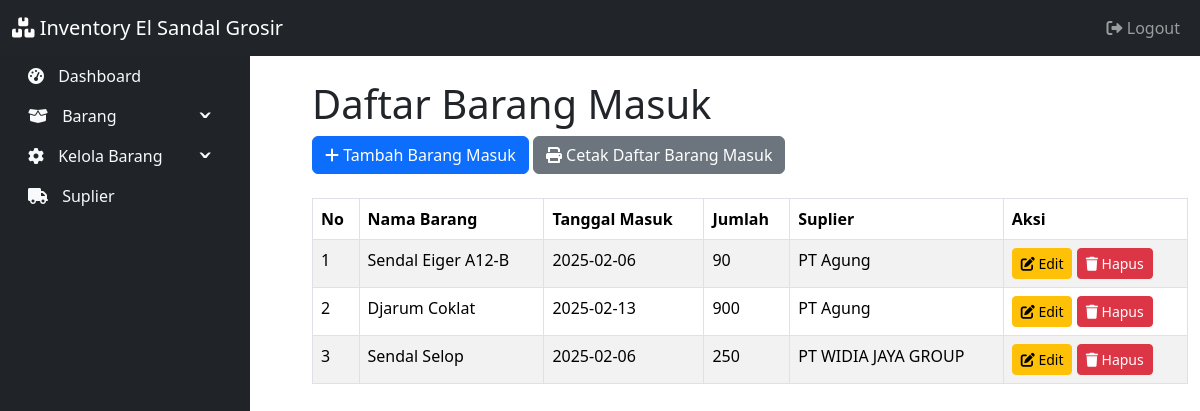
/halaman/barang_masuk.php (signed in), run on the app's committed database.
### tables this page shows
CREATE TABLE `masuk` (
  `id` int(11) NOT NULL,
  `barang_id` int(11) NOT NULL,
  `jumlah` int(11) NOT NULL,
  `id_suplier` int(11) NOT NULL,
  `tanggal_masuk` date NOT NULL
);

CREATE TABLE `barang` (
  `id` int(11) NOT NULL,
  `nama` varchar(255) NOT NULL,
  `kategori_id` int(11) NOT NULL,
  `ukuran_id` int(11) NOT NULL,
  `warna_id` int(11) NOT NULL,
  `stok` int(11) NOT NULL DEFAULT 0,
  `foto` varchar(255) DEFAULT NULL,
  `deskripsi` text DEFAULT NULL
);

CREATE TABLE `suplier` (
  `id` int(11) NOT NULL,
  `nama` varchar(255) NOT NULL,
  `kontak` varchar(255) DEFAULT NULL,
  `alamat` text DEFAULT NULL
);

### halaman/barang_masuk.php (the view, shortened to what this page needs)
<?php
include '../koneksi/koneksi.php';
$queryMasuk = "SELECT m.id, b.nama AS nama_barang, m.tanggal_masuk, m.jumlah, s.nama AS nama_suplier
                FROM masuk m
                JOIN barang b ON m.barang_id = b.id
                JOIN suplier s ON m.id_suplier = s.id";
$resultMasuk = $koneksi->query($queryMasuk);
?>
<!DOCTYPE html>
<html lang="en">
<head>
    <link href="https://cdn.jsdelivr.net/npm/bootstrap@5.3.1/dist/css/bootstrap.min.css" rel="stylesheet">
    <link rel="stylesheet" href="https://cdnjs.cloudflare.com/ajax/libs/font-awesome/6.0.0-beta3/css/all.min.css">
</head>
<body>
    <?php include '../komponen/navbar.php'; ?>
    <div class="container-fluid">
        <div class="row">
            <?php include '../komponen/sidebar.php'; ?>
            <div class="col-md-9 offset-md-3 mt-4">
                <h1>Daftar Barang Masuk</h1>
                <a href="tambah_barang_masuk.php" class="btn btn-primary btn-tambah">
                    <i class="fas fa-plus"></i> Tambah Barang Masuk
                </a>
                <a href="../fungsi/cetak_barang_masuk.php" class="btn btn-secondary btn-tambah" target="_blank">
                    <i class="fas fa-print"></i> Cetak Daftar Barang Masuk
                </a>
                <table class="table table-striped table-bordered mt-2">
                    <thead>
                        <tr>
                            <th>No</th>
                            <th>Nama Barang</th>
                            <th>Tanggal Masuk</th>
                            <th>Jumlah</th>
                            <th>Suplier</th>
                            <th>Aksi</th>
                        </tr>
                    </thead>
                    <tbody>
                        <?php
                        $no = 1;
                        while ($row = $resultMasuk->fetch_assoc()) {
                            echo "<tr>";
                            echo "<td>" . $no++ . "</td>";
                            echo "<td>" . $row['nama_barang'] . "</td>";
                            echo "<td>" . $row['tanggal_masuk'] . "</td>";
                            echo "<td>" . $row['jumlah'] . "</td>";
                            echo "<td>" . $row['nama_suplier'] . "</td>";
                            echo "<td>";
                            echo "<a href='edit_barang_masuk.php?id=" . $row['id'] . "' class='btn btn-sm btn-warning'>
                                    <i class='fas fa-edit'></i> Edit
                                  </a> ";
                            echo "<button class='btn btn-sm btn-danger' onclick='hapusBarangMasuk(" . $row['id'] . ")'>
                                    <i class='fas fa-trash'></i> Hapus
                                  </button>";
                            echo "</td>";
                            echo "</tr>";
                        }
                        ?>
                    </tbody>
                </table>
            </div>
        </div>
    </div>
</body>
</html>

### komponen/navbar.php (shortened to what this page needs)
<nav class="navbar navbar-expand-lg navbar-dark bg-dark">
    <div class="container-fluid">
        <a class="navbar-brand" href="#">
            <i class="fas fa-boxes-stacked"></i> Inventory El Sandal Grosir
        </a>
        <div class="collapse navbar-collapse" id="navbarNav">
            <ul class="navbar-nav ms-auto">
                <li class="nav-item">
                    <button id="logoutButton" class="btn btn-link nav-link logout-button">
                        <i class="fas fa-sign-out-alt"></i> Logout
                    </button>
                </li>
            </ul>
        </div>
    </div>
</nav>
<link rel="stylesheet" href="https://cdnjs.cloudflare.com/ajax/libs/font-awesome/6.0.0-beta3/css/all.min.css">

### komponen/sidebar.php (shortened to what this page needs)
<div class="sidebar">
    <ul class="list-group">
        <li class="list-group-item">
            <a href="../halaman/dashboard.php" class="text-decoration-none text-light">
                <i class="fas fa-tachometer-alt"></i> Dashboard
            </a>
        </li>
        <li class="list-group-item menu-item">
            <a href="#" class="text-decoration-none text-light" onclick="toggleSubMenu(event, 'barangSubMenu', 'toggleSymbolBarang')">
                <i class="fas fa-box-open"></i> Barang <span id="toggleSymbolBarang" class="symbol">ˇ</span>
            </a>
        </li>
        <li class="list-group-item menu-item">
            <a href="#" class="text-decoration-none text-light" onclick="toggleSubMenu(event, 'kelolaBarangSubMenu', 'toggleSymbolKelolaBarang')">
                <i class="fas fa-cog"></i> Kelola Barang <span id="toggleSymbolKelolaBarang" class="symbol">ˇ</span>
            </a>
        </li>
        <li class="list-group-item">
            <a href="../halaman/suplier.php" class="text-decoration-none text-light">
                <i class="fas fa-truck"></i> Suplier
            </a>
        </li>
    </ul>
</div>
<link rel="stylesheet" href="../aset/css/sidebar.css">
<link rel="stylesheet" href="https://cdnjs.cloudflare.com/ajax/libs/font-awesome/6.0.0-beta3/css/all.min.css">

### aset/css/sidebar.css (style rules this page uses)
.sidebar { position: fixed; top: 56px; left: 0; height: calc(100% - 56px); width: 250px; background-color: #202428; }
.sidebar .list-group-item { border: none; border-radius: 0; background-color: #202428; }
.sidebar .list-group-item a { display: block; position: relative; }
.symbol { font-size: 2.0em; position: absolute; top: 50%; right: 10px; transform: translateY(-30%); }
.sidebar .list-group-item a i { margin-right: 10px; }

### halaman/barang_masuk.php (style rules this page uses)
.btn-tambah { margin-bottom: 1rem; }

### data on the page
masuk: barang.nama "Sendal Eiger A12-B", tanggal_masuk "2025-02-06", jumlah "90", id_suplier.nama "PT Agung"
masuk: barang.nama "Djarum Coklat", tanggal_masuk "2025-02-13", jumlah "900", id_suplier.nama "PT Agung"
masuk: barang.nama "Sendal Selop", tanggal_masuk "2025-02-06", jumlah "250", id_suplier.nama "PT WIDIA JAYA GROUP"
